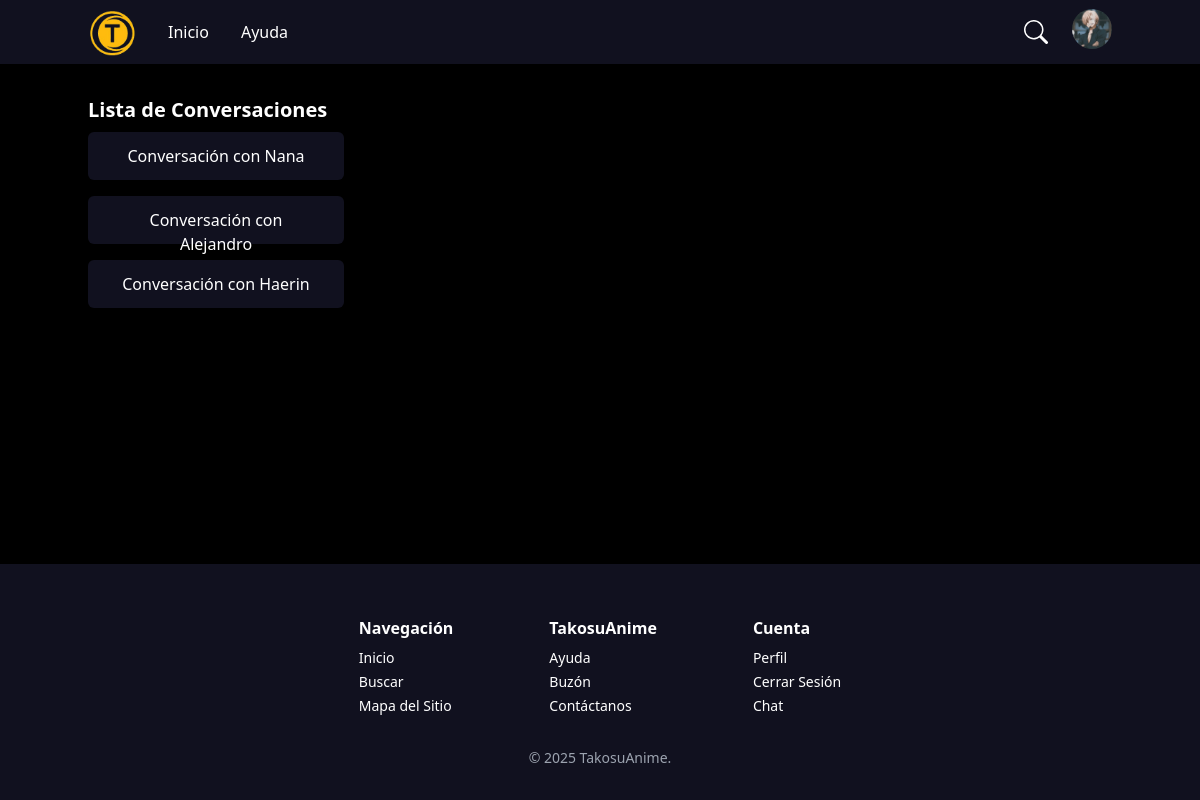
/conversations/ (signed in), run on an earlier commit of the app's database.
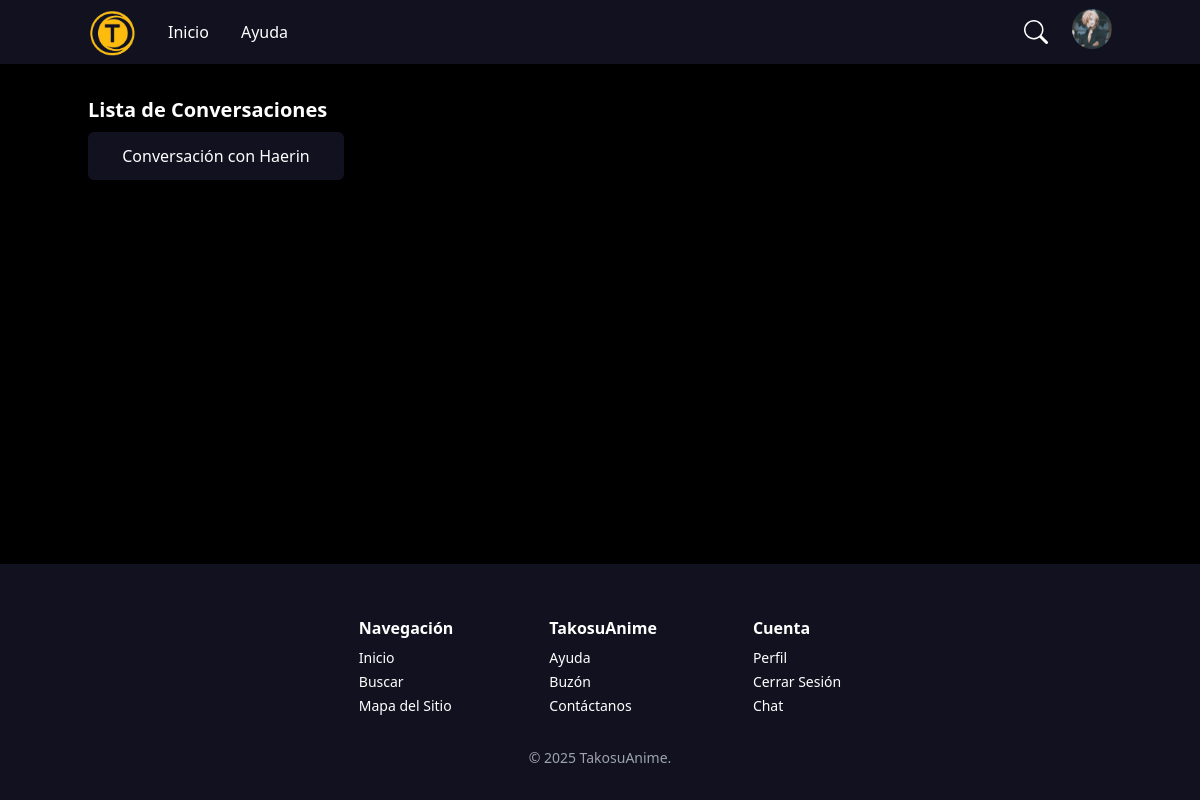
And on a later commit of the database.
### main/models.py (models this page shows, shortened)
class User(AbstractUser):
    icon = models.ImageField(upload_to=user_icon, default="users/default.png", blank=True)
    favorite_animes = models.ManyToManyField('Anime', related_name='favorited_by', blank=True)

class Conversation(models.Model):
    user = models.ForeignKey(User, on_delete=models.CASCADE, related_name='conversations')

### main/views.py (the view)
# urls.py: path('conversations/', ConversationList.as_view(), name='conversation_list'),
class ConversationList(LoginRequiredMixin, ListView):
    model = Conversation
    template_name = 'conversation_list.html'
    context_object_name = 'conversations'
    def get_queryset(self):
        user = self.request.user
        if user.is_superuser:
            return Conversation.objects.all()
        else:
            return Conversation.objects.filter(user=user)

### main/templates/conversation_list.html (shortened to what this page needs)
{% extends "base.html" %}
{% block content %}
    <h1 class="text-white text-xl font-bold">Lista de Conversaciones</h1>
    <ul>
    {% for conversation in conversations %}
        <li class="py-2">
            <a href="{% url 'conversation_detail' conversation.pk %}" class="text-white py-3 px-8 text-center [background-color:#11111F] rounded-md block h-12 w-1/4">
                Conversación con {{ conversation.user.username }}
            </a>
        </li>
    {% empty %}
        <li class="text-white">No hay conversaciones.</li>
    {% endfor %}
    </ul>
{% endblock %}

### main/templates/base.html (shortened to what this page needs)
<!DOCTYPE html>
<html lang="en">
<head>
    {% load static %}
    <script src="https://cdn.tailwindcss.com"></script>
    <link rel="stylesheet" href="{% static 'css/style.css' %}">
</head>
<body  class="bg-black min-h-screen flex flex-col">
    <header style="background-color: #11111F;" class="text-white py-2 h-16">
        <div class="container mx-auto flex justify-between items-center">
            <div class="flex items-center space-x-8">
                <div class="flex items-end space-x-2">
                    <a href="{% url 'anime_list' %}"><img src="{% static 'images/logo.png' %}" alt="TakosuAnime" class="h-12"></a>
                </div>
                <a href="{% url 'anime_list' %}" class="text-white hover:text-yellow-400">Inicio</a>
                <a href="{% url 'help' %}">Ayuda</a>
            </div>
            <div class="flex items-center space-x-4">
                <div class="flex items-center relative">
                    <a href="{% url 'search' %}" class="text-white h-10 w-10 flex items-center justify-center  hover:text-yellow-400">
                        <svg xmlns="http://www.w3.org/2000/svg" width="24" height="24" fill="currentColor" class="bi bi-search" viewBox="0 0 16 16">
                            <path d="M11.742 10.344a6.5 6.5 0 1 0-1.397 1.398h-.001q.044.06.098.115l3.85 3.85a1 1 0 0 0 1.415-1.414l-3.85-3.85a1 1 0 0 0-.115-.1zM12 6.5a5.5 5.5 0 1 1-11 0 5.5 5.5 0 0 1 11 0"/>
                        </svg>
                    </a>
                </div>
                <div class="relative">
                    {% if request.user.is_authenticated %}
                        <button id="profileMenuButton" class="inline-block focus:outline-none">
                            <img src="{{ user.icon.url }}" alt="{{ user.username }}" class="w-10 h-10 rounded-full object-cover" />
                        </button>
                    {% else %}
                        <a href="{% url 'login' %}" class="text-white py-2 px-4 rounded-md hover:text-yellow-500">Iniciar Sesión</a>
                        |
                        <a href="{% url 'signup' %}" class="text-white py-2 px-4 rounded-md hover:text-yellow-500">Registrarse</a>
                    {% endif %}
                </div>
            </div>
        </div>
    </header>
    <main class="container mx-auto py-8 flex-grow">
        {% block content %}
        {% endblock %}
    </main>
    <footer style="background-color: #11111F;" class="text-white py-8">
        <div class="container mx-auto flex flex-col md:flex-row md:gap-x-20 justify-center items-start text-sm pt-5">
            <div class="px-2">
                <span class="font-semibold text-base">Navegación</span>
                <div class="flex flex-col space-y-1 pt-2">
                    <a href="{% url 'anime_list' %}">Inicio</a>
                    <a href="{%  url 'search' %}">Buscar</a>
                    <a href="{% url 'sitemap' %}">Mapa del Sitio</a>
                </div>
            </div>
            <div class="px-2">
                <span class="font-semibold text-base">TakosuAnime</span>
                <div class="flex flex-col pt-2 space-y-1">
                    <a href="{% url 'help' %}">Ayuda</a>
                    <a href="{% url 'suggestion' %}">Buzón</a>
                    <a href="{% url 'contact' %}">Contáctanos</a>
                </div>
            </div>
            <div class="px-2">
                <span class="font-semibold text-base">Cuenta</span>
                <div class="flex flex-col pt-2 space-y-1">
                {% if request.user.is_authenticated %}
                    <a href="{% url 'profile' %}">Perfil</a>
                    <form action="{% url 'logout' %}" method="post" class="block">
                        <button type="submit" class="hover:[color:#FFBC0E]">
                            Cerrar Sesión
                        </button>
                    </form>
                {% else %}
                    <a href="{% url 'login' %}">Iniciar Sesión</a>
                    <a href="{% url 'signup' %}">Registrarse</a>
                {% endif%}
                    <a href="{% url 'home_redirect' %}">Chat</a>
                </div>
            </div>
        </div>
        <div class="text-sm text-gray-400 text-center pt-8" >
            © 2025 TakosuAnime.
        </div>
    </footer>
</body>
</html>

### static/css/style.css (style rules this page uses)
a { color: white ; }

What changed in the data, as far as the page shows it:
removed Conversation: user.username "Nana"
removed Conversation: user.username "Alejandro"
